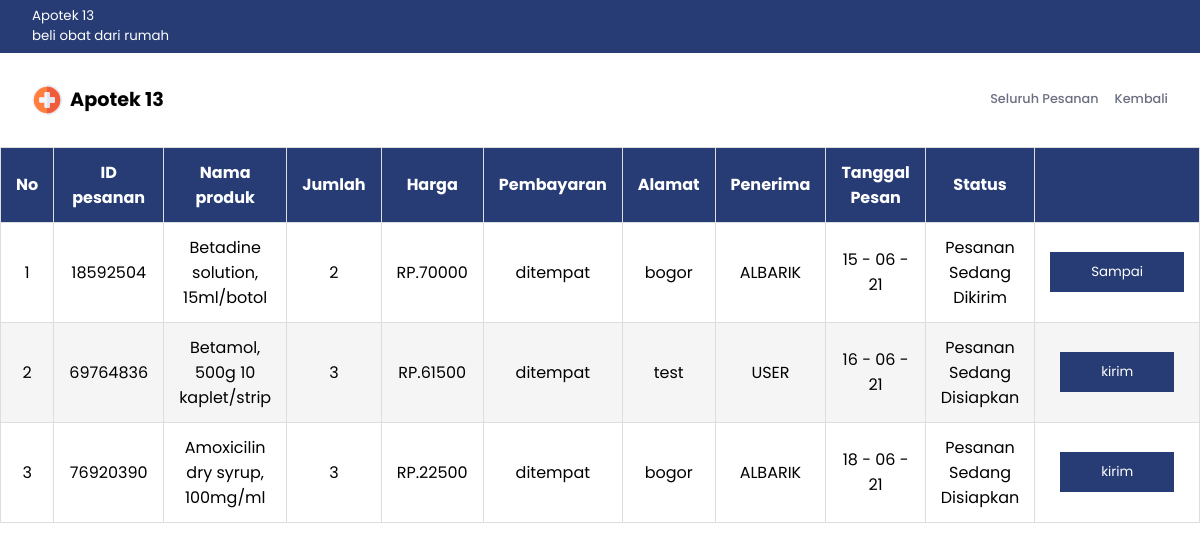
Page /kpesanan.php (signed in) on the committed database.
### tables this page shows
CREATE TABLE `tb_order` (
  `id` varchar(8) NOT NULL,
  `qty` int(3) NOT NULL,
  `pembayaran` varchar(100) NOT NULL,
  `total` int(100) NOT NULL,
  `alamat` varchar(200) NOT NULL,
  `pid` int(6) NOT NULL,
  `penerima` varchar(100) NOT NULL,
  `surat_dokter` varchar(100) DEFAULT NULL,
  `nprod` varchar(100) NOT NULL,
  `tanggal` varchar(15) NOT NULL,
  `status` varchar(30) NOT NULL,
  `uid` varchar(8) NOT NULL
);

### kpesanan.php (the view, shortened to what this page needs)
<?php
 include("koneksi.php");
 $item = mysqli_query($mysql, "SELECT * FROM tb_order WHERE status != 'Pengecekan Surat Dokter' AND status != 'Pesanan Dibatalkan' AND status != 'Pesanan Ditolak' AND status != 'Pesanan Sudah Diterima' ORDER BY tanggal ASC");
 $no = 1;
 ?>
<!DOCTYPE html>
<html lang="en">
  <head>
    <link rel="stylesheet" href="mystyle.css" />
    <link
      rel="stylesheet"
      href="https://cdnjs.cloudflare.com/ajax/libs/font-awesome/5.15.3/css/all.min.css"
    />
    <link rel="stylesheet" href="https://cdn.jsdelivr.net/npm/slick-carousel@1.8.1/slick/slick.css" />
    <link rel="stylesheet" href="https://cdn.jsdelivr.net/npm/slick-carousel@1.8.1/slick/slick-theme.css" />
  </head>
  <body>
    <header>
      <nav>
        <div class="top-header">
          <small>
            Apotek 13<br />
            beli obat dari rumah
          </small>
        </div>
        <div class="bot-header">
          <div class="brand">
            <img src="img/pharmacy.svg" width="30px" alt="" />
            <h5>Apotek 13</h5>
          </div>
          <ul>
            <li><a href="spesanan.php">Seluruh Pesanan</a></li>
            <li><a href="adminpage.php">Kembali</a></li>
          </ul>
        </div>
      </nav>
    </header>
 	<table border="1">
 		<tr>
			<th>No</th>
			<th>ID pesanan</th>
			<th>Nama produk</th>
			<th>Jumlah</th>
			<th>Harga</th>
			<th>Pembayaran</th>
			<th>Alamat</th>
			<th>Penerima</th>
			<th>Tanggal Pesan</th>
			<th>Status</th>
			<th></th>
		</tr>
		<tr>
			<?php
			while ($prod = mysqli_fetch_array($item)) {
				echo "<tr><td class='no'>".$no++."</td>";
    			echo "<td>".$prod['id']."</td>";
    			echo "<td>".$prod['nprod']."</td>";
    			echo "<td>".$prod['qty']."</td>";
    			echo "<td>RP.".$prod['total']."</td>";
    			echo "<td>".$prod['pembayaran']."</td>";
    			echo "<td>".$prod['alamat']."</td>";
    			echo "<td>".$prod['penerima']."</td>";
    			echo "<td>".$prod['tanggal']."</td>";
    			echo "<td>".$prod['status']."</td>";
    			if ($prod['status'] == 'Pesanan Sedang Disiapkan') {
    				echo "<td><a href='konfirmasi2.php?id=$prod[id]&&status=kirim'><button class='btn btn-main'>kirim</button></a>";
    			}elseif ($prod['status'] == 'Pesanan Sedang Dikirim') {
    				echo "<td><a href='konfirmasi2.php?id=$prod[id]&&qty=$prod[qty]&&nprod=$prod[nprod]&&status=sampai'><button class='btn btn-main'>Sampai</button></a>";
    			}
			}
			?>
		</tr>
 	</table>
 </body>
 </html>

### mystyle.css (style rules this page uses)
:root { --primaryColor: #273c75; --accentColor: #edeef4; --textColor: #6b6f81; }
* { padding: 0; margin: 0; text-decoration: none; list-style-type: none; box-sizing: border-box; font-family: "Poppins", sans-serif; }
.top-header, .bot-header { display: flex; justify-content: space-between; padding: 0.4rem 2rem; }
.top-header { background: var(--primaryColor); color: white; }
.bot-header { padding: 2rem; }
.brand { display: flex; }
.brand img { margin-right: 0.5rem; }
.brand h5 { font-size: 1.2rem; }
nav ul { display: flex; margin-left: 1rem; }
nav li { margin-left: 1rem; }
nav li a { font-size: 0.8rem; color: var(--textColor); font-weight: 500; }
.btn { height: 40px; padding: 0rem 2.5rem; text-align: center; outline: none; }
.btn-main { background: var(--primaryColor); color: white; border: 1px solid var(--primaryColor); }

### kpesanan.php (style rules this page uses)
body { margin: 0; font-family: sans-serif; }
* { box-sizing: border-box; }
table { width: 100%; border-collapse: collapse; }
table td, table th { padding: 12px 15px; border: 1px solid #ddd; text-align: center; font-size: 16px; }
table th { background-color: #273c75; color: #ffffff; }
table tbody tr:nth-child(even) { background-color: #f5f5f5; }

### rows in the picture
tb_order: id "18592504", nprod "Betadine solution, 15ml/botol", qty "2", total "70000", pembayaran "ditempat", alamat "bogor", penerima "ALBARIK", tanggal "15 - 06 - 21", status "Pesanan Sedang Dikirim"
tb_order: id "69764836", nprod "Betamol, 500g 10 kaplet/strip", qty "3", total "61500", pembayaran "ditempat", alamat "test", penerima "USER", tanggal "16 - 06 - 21", status "Pesanan Sedang Disiapkan"
tb_order: id "76920390", nprod "Amoxicilin dry syrup, 100mg/ml", qty "3", total "22500", pembayaran "ditempat", alamat "bogor", penerima "ALBARIK", tanggal "18 - 06 - 21", status "Pesanan Sedang Disiapkan"
